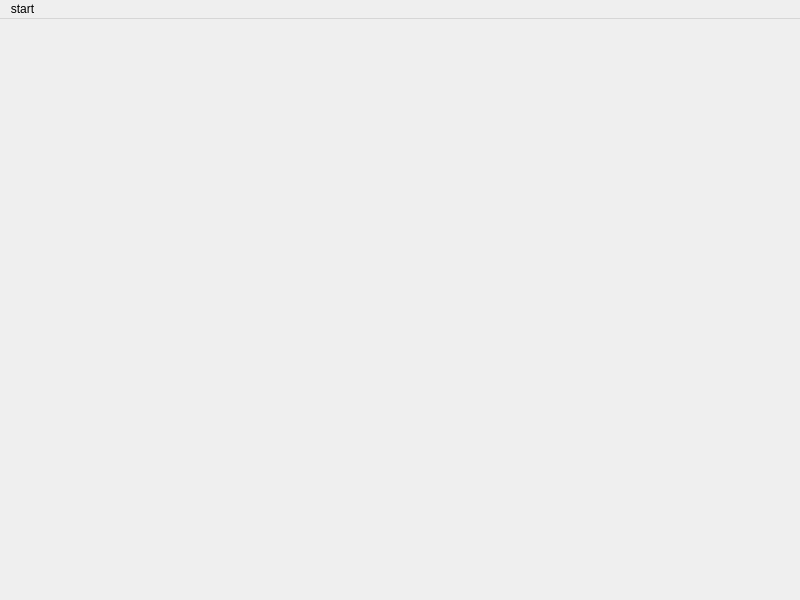
<?xml version="1.0" encoding="UTF-8"?>
<ui version="4.0">
 <class>MainScene</class>
 <widget class="QMainWindow" name="MainScene">
  <property name="geometry">
   <rect>
    <x>0</x>
    <y>0</y>
    <width>800</width>
    <height>600</height>
   </rect>
  </property>
  <property name="windowTitle">
   <string>MainScene</string>
  </property>
  <widget class="QWidget" name="centralwidget"/>
  <widget class="QMenuBar" name="menubar">
   <property name="geometry">
    <rect>
     <x>0</x>
     <y>0</y>
     <width>800</width>
     <height>21</height>
    </rect>
   </property>
   <widget class="QMenu" name="menustart">
    <property name="title">
     <string>start</string>
    </property>
    <addaction name="actionquit"/>
   </widget>
   <addaction name="menustart"/>
  </widget>
  <action name="actionquit">
   <property name="text">
    <string>quit</string>
   </property>
  </action>
 </widget>
 <resources/>
 <connections/>
</ui>
